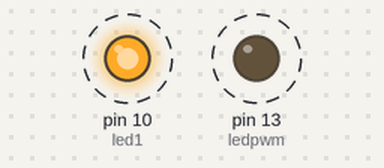
The sketch below on a simulated Arduino Uno, built with avr-gcc and run on an emulated ATmega328P. On the bench: output pins drawn as LEDs (lit = HIGH). Dashed ring = blinking.

Above: at 0.15 s.
Timing chart, 0 to 3.0 s (numbered marks = the images above):
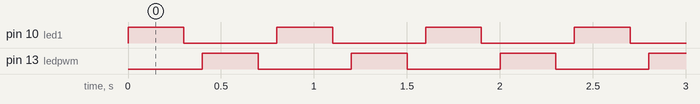

The sketch:

leds.ino
```cpp
#define led1 10
#define ledpwm 13

void setup() {
  // initialize digital pin LED_BUILTIN as an output.
  pinMode(led1, OUTPUT);
  pinMode(ledpwm, OUTPUT);
}

// the loop function runs over and over again forever
void loop() {
  digitalWrite(led1, HIGH);
  delay(300);
  digitalWrite(led1, LOW);
  delay(100);

  digitalWrite(ledpwm, HIGH);
  delay(300);
  digitalWrite(ledpwm, LOW);
  delay(100);
}
```

Measured:
- by itself, pin 10 (led1), pin 13 (ledpwm): alternates HIGH for 0.30 s and LOW for 0.50 s
- by itself, everything shown: repeats every 0.80 s, in 4 steps
